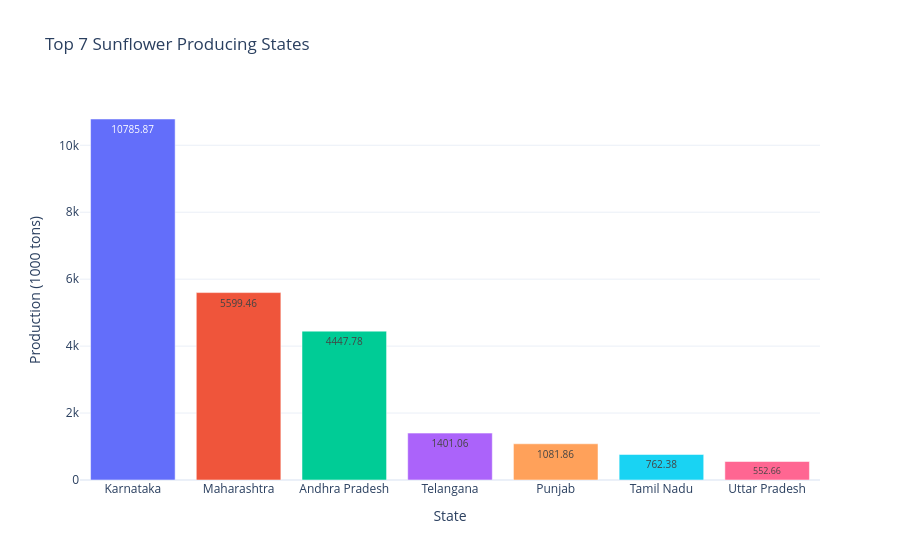

The cell this chart's notebook holds for it:
### Code cell
sunflower_top7 = df.groupby("state_name")["sunflower_production_1000_tons"].sum().nlargest(7).reset_index()
fig5 = px.bar(sunflower_top7, x="state_name", y="sunflower_production_1000_tons",
              title="Top 7 Sunflower Producing States", text="sunflower_production_1000_tons",
              template=template_style,
              color="state_name")
fig5.update_traces(textposition='inside', textfont_size=10, showlegend=False)
fig5.update_layout(yaxis_title="Production (1000 tons)", xaxis_title="State")
fig5.show()

### Figure 1 — Plotly figure (JSON) as saved in the notebook; plotly's stock layout.template omitted (floating-point values rounded to 4 significant figures)
{"data": [{"hovertemplate": "state_name=%{x}<br>sunflower_production_1000_tons=%{text}<extra></extra>", "legendgroup": "Karnataka", "marker": {"color": "#636efa", "pattern": {"shape": ""}}, "name": "Karnataka", "orientation": "v", "showlegend": false, "text": [10790.0], "textfont": {"size": 10}, "textposition": "inside", "type": "bar", "x": ["Karnataka"], "xaxis": "x", "y": [10790.0], "yaxis": "y"}, {"hovertemplate": "state_name=%{x}<br>sunflower_production_1000_tons=%{text}<extra></extra>", "legendgroup": "Maharashtra", "marker": {"color": "#EF553B", "pattern": {"shape": ""}}, "name": "Maharashtra", "orientation": "v", "showlegend": false, "text": [5599.0], "textfont": {"size": 10}, "textposition": "inside", "type": "bar", "x": ["Maharashtra"], "xaxis": "x", "y": [5599.0], "yaxis": "y"}, {"hovertemplate": "state_name=%{x}<br>sunflower_production_1000_tons=%{text}<extra></extra>", "legendgroup": "Andhra Pradesh", "marker": {"color": "#00cc96", "pattern": {"shape": ""}}, "name": "Andhra Pradesh", "orientation": "v", "showlegend": false, "text": [4448.0], "textfont": {"size": 10}, "textposition": "inside", "type": "bar", "x": ["Andhra Pradesh"], "xaxis": "x", "y": [4448.0], "yaxis": "y"}, {"hovertemplate": "state_name=%{x}<br>sunflower_production_1000_tons=%{text}<extra></extra>", "legendgroup": "Telangana", "marker": {"color": "#ab63fa", "pattern": {"shape": ""}}, "name": "Telangana", "orientation": "v", "showlegend": false, "text": [1401.0], "textfont": {"size": 10}, "textposition": "inside", "type": "bar", "x": ["Telangana"], "xaxis": "x", "y": [1401.0], "yaxis": "y"}, {"hovertemplate": "state_name=%{x}<br>sunflower_production_1000_tons=%{text}<extra></extra>", "legendgroup": "Punjab", "marker": {"color": "#FFA15A", "pattern": {"shape": ""}}, "name": "Punjab", "orientation": "v", "showlegend": false, "text": [1082.0], "textfont": {"size": 10}, "textposition": "inside", "type": "bar", "x": ["Punjab"], "xaxis": "x", "y": [1082.0], "yaxis": "y"}, {"hovertemplate": "state_name=%{x}<br>sunflower_production_1000_tons=%{text}<extra></extra>", "legendgroup": "Tamil Nadu", "marker": {"color": "#19d3f3", "pattern": {"shape": ""}}, "name": "Tamil Nadu", "orientation": "v", "showlegend": false, "text": [762.4], "textfont": {"size": 10}, "textposition": "inside", "type": "bar", "x": ["Tamil Nadu"], "xaxis": "x", "y": [762.4], "yaxis": "y"}, {"hovertemplate": "state_name=%{x}<br>sunflower_production_1000_tons=%{text}<extra></extra>", "legendgroup": "Uttar Pradesh", "marker": {"color": "#FF6692", "pattern": {"shape": ""}}, "name": "Uttar Pradesh", "orientation": "v", "showlegend": false, "text": [552.7], "textfont": {"size": 10}, "textposition": "inside", "type": "bar", "x": ["Uttar Pradesh"], "xaxis": "x", "y": [552.7], "yaxis": "y"}], "layout": {"barmode": "relative", "legend": {"title": {"text": "state_name"}, "tracegroupgap": 0}, "title": {"text": "Top 7 Sunflower Producing States"}, "xaxis": {"anchor": "y", "categoryarray": ["Karnataka", "Maharashtra", "Andhra Pradesh", "Telangana", "Punjab", "Tamil Nadu", "Uttar Pradesh"], "categoryorder": "array", "domain": [0, 1], "title": {"text": "State"}}, "yaxis": {"anchor": "x", "domain": [0, 1], "title": {"text": "Production (1000 tons)"}}}}
